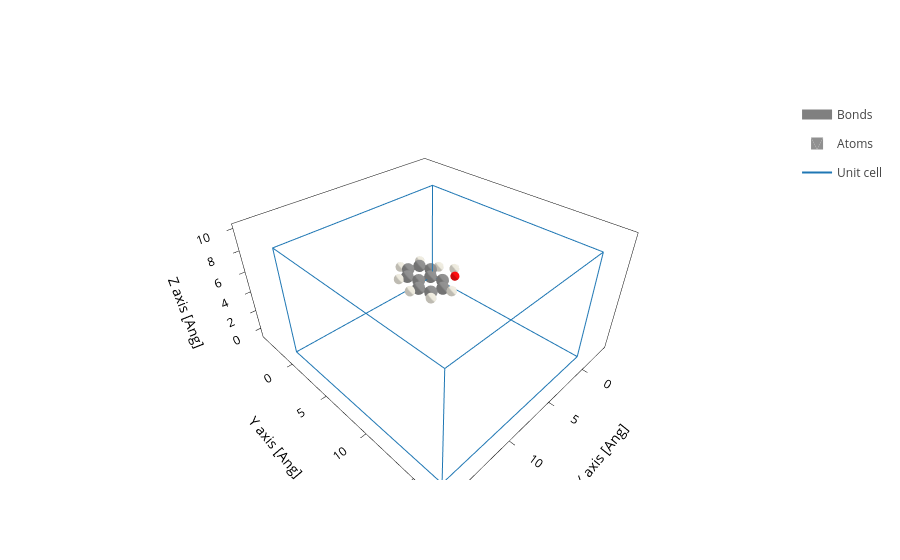

The code cell stored with this chart in its notebook:
### Code cell
molecule.plot()

### Figure 1 — Plotly figure (JSON) as saved in the notebook; plotly's stock layout.template omitted (floating-point values rounded to 4 significant figures; data arrays with more than 128 entries replaced by an {"elided": "..."} marker saying what was removed)
{"data": [{"line": {"color": "gray", "width": 10}, "meta": {}, "mode": "lines", "name": "Bonds", "opacity": 1, "type": "scatter3d", "x": {"elided": "378 float values"}, "y": {"elided": "378 float values"}, "z": {"elided": "378 float values"}}, {"alphahull": 0, "color": "#909090", "hovertemplate": "%{meta.position}", "legendgroup": "Atoms", "meta": {"meta": {"Atoms_i": 0}, "position": "(-0.24, 1.24, -0.00)"}, "name": "Atoms", "opacity": 1, "showlegend": true, "showscale": false, "type": "mesh3d", "x": {"elided": "225 float values"}, "y": {"elided": "225 float values"}, "z": {"elided": "225 float values"}}, {"alphahull": 0, "color": "#909090", "hovertemplate": "%{meta.position}", "legendgroup": "Atoms", "meta": {"meta": {"Atoms_i": 1}, "position": "(0.75, 2.25, -0.00)"}, "name": "Atoms", "opacity": 1, "showlegend": false, "showscale": false, "type": "mesh3d", "x": {"elided": "225 float values"}, "y": {"elided": "225 float values"}, "z": {"elided": "225 float values"}}, {"alphahull": 0, "color": "#909090", "hovertemplate": "%{meta.position}", "legendgroup": "Atoms", "meta": {"meta": {"Atoms_i": 2}, "position": "(2.11, 1.89, 0.01)"}, "name": "Atoms", "opacity": 1, "showlegend": false, "showscale": false, "type": "mesh3d", "x": {"elided": "225 float values"}, "y": {"elided": "225 float values"}, "z": {"elided": "225 float values"}}, {"alphahull": 0, "color": "#909090", "hovertemplate": "%{meta.position}", "legendgroup": "Atoms", "meta": {"meta": {"Atoms_i": 3}, "position": "(2.51, 0.54, 0.01)"}, "name": "Atoms", "opacity": 1, "showlegend": false, "showscale": false, "type": "mesh3d", "x": {"elided": "225 float values"}, "y": {"elided": "225 float values"}, "z": {"elided": "225 float values"}}, {"alphahull": 0, "color": "#909090", "hovertemplate": "%{meta.position}", "legendgroup": "Atoms", "meta": {"meta": {"Atoms_i": 4}, "position": "(1.84, -1.85, -0.01)"}, "name": "Atoms", "opacity": 1, "showlegend": false, "showscale": false, "type": "mesh3d", "x": {"elided": "225 float values"}, "y": {"elided": "225 float values"}, "z": {"elided": "225 float values"}}, {"alphahull": 0, "color": "#909090", "hovertemplate": "%{meta.position}", "legendgroup": "Atoms", "meta": {"meta": {"Atoms_i": 5}, "position": "(0.84, -2.83, -0.02)"}, "name": "Atoms", "opacity": 1, "showlegend": false, "showscale": false, "type": "mesh3d", "x": {"elided": "225 float values"}, "y": {"elided": "225 float values"}, "z": {"elided": "225 float values"}}, {"alphahull": 0, "color": "#909090", "hovertemplate": "%{meta.position}", "legendgroup": "Atoms", "meta": {"meta": {"Atoms_i": 6}, "position": "(-0.51, -2.47, -0.01)"}, "name": "Atoms", "opacity": 1, "showlegend": false, "showscale": false, "type": "mesh3d", "x": {"elided": "225 float values"}, "y": {"elided": "225 float values"}, "z": {"elided": "225 float values"}}, {"alphahull": 0, "color": "#909090", "hovertemplate": "%{meta.position}", "legendgroup": "Atoms", "meta": {"meta": {"Atoms_i": 7}, "position": "(-0.87, -1.12, -0.01)"}, "name": "Atoms", "opacity": 1, "showlegend": false, "showscale": false, "type": "mesh3d", "x": {"elided": "225 float values"}, "y": {"elided": "225 float values"}, "z": {"elided": "225 float values"}}, {"alphahull": 0, "color": "#909090", "hovertemplate": "%{meta.position}", "legendgroup": "Atoms", "meta": {"meta": {"Atoms_i": 8}, "position": "(0.14, -0.12, -0.01)"}, "name": "Atoms", "opacity": 1, "showlegend": false, "showscale": false, "type": "mesh3d", "x": {"elided": "225 float values"}, "y": {"elided": "225 float values"}, "z": {"elided": "225 float values"}}, {"alphahull": 0, "color": "#909090", "hovertemplate": "%{meta.position}", "legendgroup": "Atoms", "meta": {"meta": {"Atoms_i": 9}, "position": "(1.52, -0.48, -0.00)"}, "name": "Atoms", "opacity": 1, "showlegend": false, "showscale": false, "type": "mesh3d", "x": {"elided": "225 float values"}, "y": {"elided": "225 float values"}, "z": {"elided": "225 float values"}}, {"alphahull": 0, "color": "#FF0D0D", "hovertemplate": "%{meta.position}", "legendgroup": "Atoms", "meta": {"meta": {"Atoms_i": 10}, "position": "(-1.71, 1.62, -0.00)"}, "name": "Atoms", "opacity": 1, "showlegend": false, "showscale": false, "type": "mesh3d", "x": {"elided": "225 float values"}, "y": {"elided": "225 float values"}, "z": {"elided": "225 float values"}}, {"alphahull": 0, "color": "#EDEADE", "hovertemplate": "%{meta.position}", "legendgroup": "Atoms", "meta": {"meta": {"Atoms_i": 11}, "position": "(0.49, 3.21, -0.01)"}, "name": "Atoms", "opacity": 1, "showlegend": false, "showscale": false, "type": "mesh3d", "x": {"elided": "225 float values"}, "y": {"elided": "225 float values"}, "z": {"elided": "225 float values"}}, {"alphahull": 0, "color": "#EDEADE", "hovertemplate": "%{meta.position}", "legendgroup": "Atoms", "meta": {"meta": {"Atoms_i": 12}, "position": "(2.81, 2.61, 0.01)"}, "name": "Atoms", "opacity": 1, "showlegend": false, "showscale": false, "type": "mesh3d", "x": {"elided": "225 float values"}, "y": {"elided": "225 float values"}, "z": {"elided": "225 float values"}}, {"alphahull": 0, "color": "#EDEADE", "hovertemplate": "%{meta.position}", "legendgroup": "Atoms", "meta": {"meta": {"Atoms_i": 13}, "position": "(3.48, 0.32, 0.03)"}, "name": "Atoms", "opacity": 1, "showlegend": false, "showscale": false, "type": "mesh3d", "x": {"elided": "225 float values"}, "y": {"elided": "225 float values"}, "z": {"elided": "225 float values"}}, {"alphahull": 0, "color": "#EDEADE", "hovertemplate": "%{meta.position}", "legendgroup": "Atoms", "meta": {"meta": {"Atoms_i": 14}, "position": "(-1.83, -0.86, -0.01)"}, "name": "Atoms", "opacity": 1, "showlegend": false, "showscale": false, "type": "mesh3d", "x": {"elided": "225 float values"}, "y": {"elided": "225 float values"}, "z": {"elided": "225 float values"}}, {"alphahull": 0, "color": "#EDEADE", "hovertemplate": "%{meta.position}", "legendgroup": "Atoms", "meta": {"meta": {"Atoms_i": 15}, "position": "(-1.22, -3.18, -0.01)"}, "name": "Atoms", "opacity": 1, "showlegend": false, "showscale": false, "type": "mesh3d", "x": {"elided": "225 float values"}, "y": {"elided": "225 float values"}, "z": {"elided": "225 float values"}}, {"alphahull": 0, "color": "#EDEADE", "hovertemplate": "%{meta.position}", "legendgroup": "Atoms", "meta": {"meta": {"Atoms_i": 16}, "position": "(1.08, -3.80, -0.03)"}, "name": "Atoms", "opacity": 1, "showlegend": false, "showscale": false, "type": "mesh3d", "x": {"elided": "225 float values"}, "y": {"elided": "225 float values"}, "z": {"elided": "225 float values"}}, {"alphahull": 0, "color": "#EDEADE", "hovertemplate": "%{meta.position}", "legendgroup": "Atoms", "meta": {"meta": {"Atoms_i": 17}, "position": "(2.80, -2.12, -0.01)"}, "name": "Atoms", "opacity": 1, "showlegend": false, "showscale": false, "type": "mesh3d", "x": {"elided": "225 float values"}, "y": {"elided": "225 float values"}, "z": {"elided": "225 float values"}}, {"alphahull": 0, "color": "#EDEADE", "hovertemplate": "%{meta.position}", "legendgroup": "Atoms", "meta": {"meta": {"Atoms_i": 18}, "position": "(-2.72, 0.60, -0.00)"}, "name": "Atoms", "opacity": 1, "showlegend": false, "showscale": false, "type": "mesh3d", "x": {"elided": "225 float values"}, "y": {"elided": "225 float values"}, "z": {"elided": "225 float values"}}, {"meta": {}, "mode": "lines", "name": "Unit cell", "type": "scatter3d", "x": [0.0, 0.0, 16.2, 16.2, 0.0, 0.0, NaN, 0.0, 0.0, 0.0, 16.2, 16.2, 0.0, NaN, 16.2, 16.2, NaN, 16.2, 16.2], "y": [0.0, 17.01, 17.01, 17.01, 17.01, 17.01, NaN, 17.01, 0.0, 0.0, 0.0, 0.0, 0.0, NaN, 17.01, 0.0, NaN, 17.01, 0.0], "z": [0.0, 0.0, 0.0, 10.06, 10.06, 0.0, NaN, 10.06, 10.06, 0.0, 0.0, 10.06, 10.06, NaN, 0.0, 0.0, NaN, 10.06, 10.06]}], "layout": {"scene": {"aspectmode": "data", "xaxis": {"title": {"text": "X axis [Ang]"}}, "yaxis": {"title": {"text": "Y axis [Ang]"}}, "zaxis": {"title": {"text": "Z axis [Ang]"}}}, "xaxis": {"scaleanchor": "y", "scaleratio": 1, "title": {"text": "X axis [Ang]"}}, "yaxis": {"title": {"text": "Y axis [Ang]"}}}}
